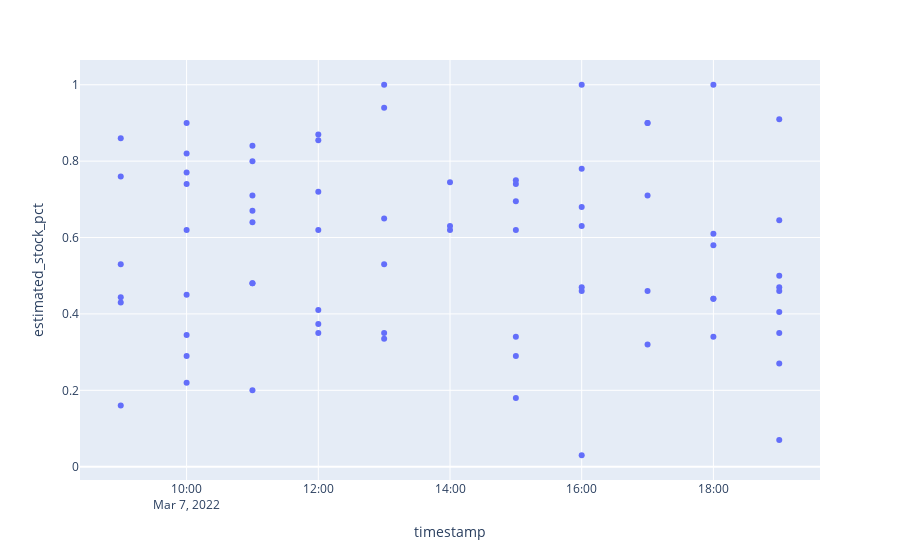

Notebook code cell kept with this figure:
### Code cell
px.scatter(fruit_date,x = "timestamp",y="estimated_stock_pct")
